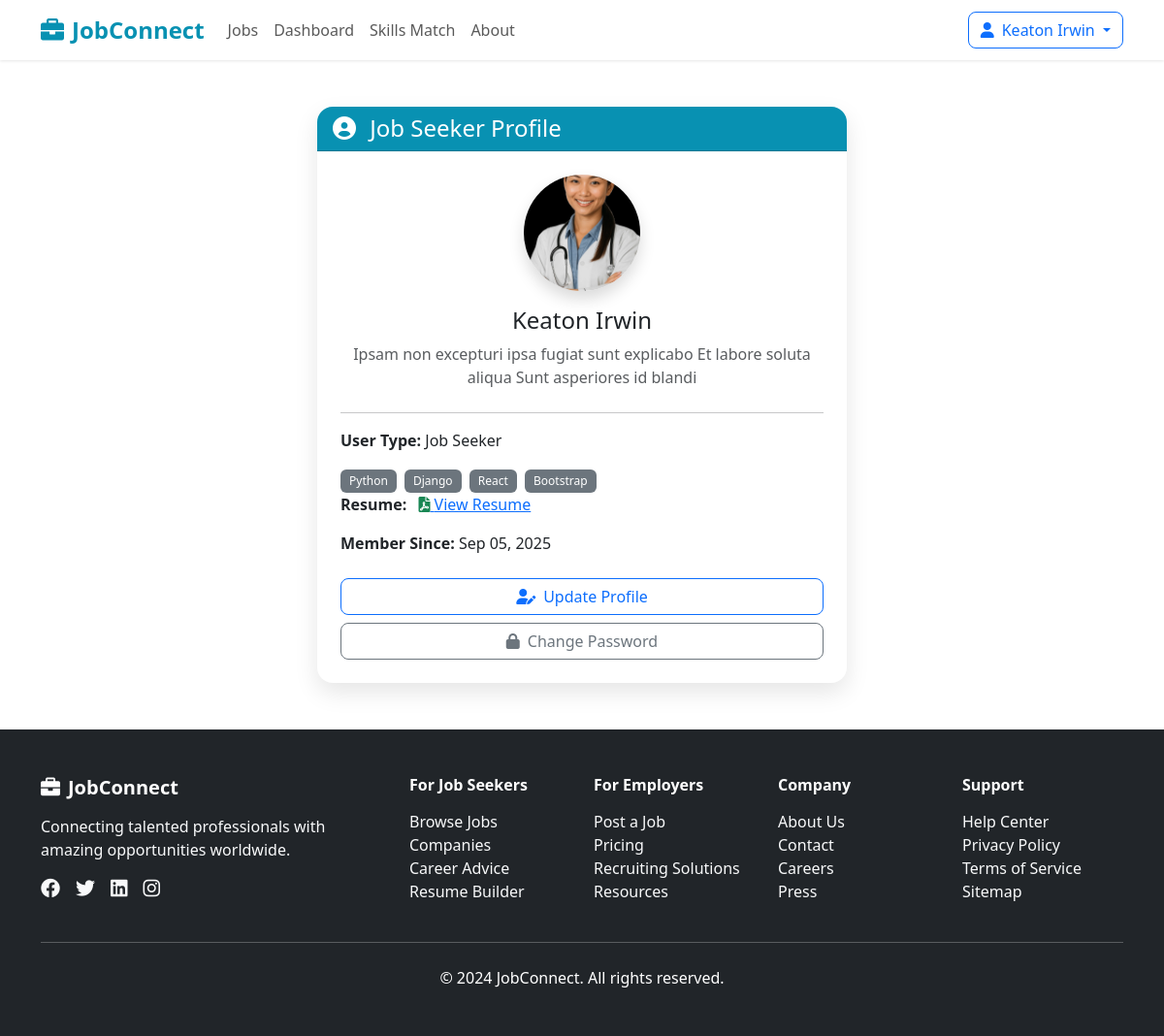
The app's page /profile/ (signed in) with its own data.
### app/models.py (models this page shows, shortened)
class CustomUser(AbstractUser):
     USER_CHOICES = (
        ('recruiter', 'Recruiter'),
        ('job_seeker', 'Job Seeker'),
      )
     user_type = models.CharField(max_length=20, choices=USER_CHOICES)
     display_name = models.CharField(max_length=100, null=True, blank=True)

class SeekerProfile(models.Model):
    user = models.OneToOneField(CustomUser, on_delete=models.CASCADE,related_name='seeker_profile')
    full_name = models.CharField(max_length=100,null=True, blank=True)
    phone= models.CharField(max_length=15,null=True, blank=True)
    resume = models.FileField(upload_to='resumes/',null=True, blank=True)
    skills = models.TextField(null=True, blank=True)
    experience = models.IntegerField(null=True, blank=True)
    location = models.CharField(max_length=100,null=True, blank=True)
    profile_picture = models.ImageField(upload_to='profile_pics/',null=True, blank=True)
    created_at = models.DateTimeField(auto_now_add=True)
    updated_at = models.DateTimeField(auto_now=True)

### app/views.py (the view)
# urls.py: path('profile/', profile_view, name='profile'),
def profile_view(request):
    user = request.user
    if user.user_type == 'job_seeker':
        profile = user.seeker_profile
    else:
        profile = user.recruiter_profile
    skills_list = []
    if profile and getattr(profile, "skills", None):
        skills_list = [s.strip() for s in profile.skills.split(",") if s.strip()]
    return render(request, "profile.html", {
        "user": user,
        "profile": profile,
        "skills": skills_list,
    })

### app/templates/profile.html (shortened to what this page needs)
{% extends 'base.html' %}
{% load static %}
{% block content %}
<div class="container my-5">
    <div class="row justify-content-center">
        <div class="col-md-8 col-lg-6">
            <div class="card shadow-lg border-0 rounded-4">
                <div class="card-header bg-primary text-white rounded-top-4">
                    <h4 class="mb-0">
                        <i class="fas fa-user-circle me-2"></i>
                        {% if profile.user.user_type == 'recruiter' %} Recruiter Profile
                        {% else %} Job Seeker Profile {% endif %}
                    </h4>
                </div>
                <div class="card-body p-4">
                    <div class="text-center mb-4">
                        {% if profile.profile_picture %}
                            <img src="{{ profile.profile_picture.url }}" alt="Profile Picture"
                                 class="rounded-circle shadow" style="width: 120px; height: 120px; object-fit: cover;">
                        {% else %}
                            <img src="{% static 'img/default-avatar.png' %}" alt="Default Avatar"
                                 class="rounded-circle shadow" style="width: 120px; height: 120px; object-fit: cover;">
                        {% endif %}
                        <h4 class="mt-3">{{ user.display_name|default:user.username }}</h4>
                        <p class="text-muted mb-0">{{ profile.location|default:"Location not set" }}</p>
                    </div>
                    <hr>
                    <div class="mb-3">
                        <strong>User Type:</strong> {{ user.get_user_type_display }}
                    </div>
                    {% if user.user_type == 'job_seeker' %}
                        {% if skills %}
                              {% for skill in skills %}
                                  <span class="badge bg-secondary me-1">{{ skill|title }}</span>
                              {% endfor %}
                          {% else %}
                              <span class="text-muted">No skills added</span>
                          {% endif %}
                        <div class="mb-3">
                            <strong>Resume:</strong>
                            {% if profile.resume %}
                                <a href="{{ profile.resume.url }}" target="_blank" class="ms-2">
                                    <i class="fas fa-file-pdf text-success"></i> View Resume
                                </a>
                            {% else %}
                                <span class="text-warning ms-2"><i class="fas fa-exclamation-triangle"></i> Not uploaded</span>
                            {% endif %}
                        </div>
                    {% endif %}
                    <div class="mb-3">
                        <strong>Member Since:</strong> {{ profile.created_at|date:"M d, Y" }}
                    </div>
                    <div class="d-grid gap-2 mt-4">
                        <a href="{% url 'update_profile' %}" class="btn btn-outline-primary">
                            <i class="fas fa-user-edit me-2"></i>Update Profile
                        </a>
                        <a href="{% url 'password_change' %}" class="btn btn-outline-secondary">
                            <i class="fas fa-lock me-2"></i>Change Password
                        </a>
                    </div>
                </div>
            </div>
        </div>
    </div>
</div>
{% endblock %}

### app/templates/base.html (shortened to what this page needs)
{% load static %}
<!DOCTYPE html>
<html lang="en">
<head>
    <link href="https://cdn.jsdelivr.net/npm/bootstrap@5.3.0/dist/css/bootstrap.min.css" rel="stylesheet">
    <link href="https://cdnjs.cloudflare.com/ajax/libs/font-awesome/6.0.0/css/all.min.css" rel="stylesheet">
    <link href="{% static 'styles.css' %}" rel="stylesheet">
</head>
<body>
    <nav class="navbar navbar-expand-lg navbar-light bg-white shadow-sm sticky-top">
        <div class="container">
            <a class="navbar-brand fw-bold text-primary" href="{% url 'home' %}">
                <i class="fas fa-briefcase me-2"></i>JobConnect
            </a>
            <div class="collapse navbar-collapse" id="navbarNav">
                <ul class="navbar-nav me-auto">
                    <li class="nav-item">
                        <a class="nav-link" href="{% url 'job_list' %}">Jobs</a>
                    </li>
                    {% if request.user.is_authenticated %}
                    <li class="nav-item">
                        <a class="nav-link" href="{% url 'dashboard' %}">Dashboard</a>
                    </li>
                    {% endif %}
                    {% if request.user.is_authenticated %}
                    <li class="nav-item">
                        <a class="nav-link" href="{% url 'skill_match' %}">Skills Match</a>
                    </li>
                    {% endif %}
                    <li class="nav-item">
                        <a class="nav-link" href="about.html">About</a>
                    </li>
                </ul>
                {% if request.user.is_authenticated %}
                    <div class="dropdown">
                    <a class="btn btn-outline-primary dropdown-toggle" href="#" role="button" data-bs-toggle="dropdown">
                        <i class="fas fa-user me-2"></i>{{ request.user.display_name }}
                    </a>
                </div>
                {% else %}
                    <div class="d-flex gap-2">
                        <a href="{% url 'login' %}" class="btn btn-outline-primary">Login</a>
                    </div>
                {% endif %}
            </div>
        </div>
    </nav>
    <main >
            {% block content %}
            {% endblock content %}
    </main>
    <footer class="bg-dark text-white py-5">
        <div class="container">
            <div class="row g-4">
                <div class="col-lg-4">
                    <h5 class="fw-bold mb-3">
                        <i class="fas fa-briefcase me-2"></i>JobConnect
                    </h5>
                    <p class="text-light">Connecting talented professionals with amazing opportunities worldwide.</p>
                    <div class="d-flex gap-3">
                        <a href="#" class="text-light"><i class="fab fa-facebook fa-lg"></i></a>
                        <a href="#" class="text-light"><i class="fab fa-twitter fa-lg"></i></a>
                        <a href="#" class="text-light"><i class="fab fa-linkedin fa-lg"></i></a>
                        <a href="#" class="text-light"><i class="fab fa-instagram fa-lg"></i></a>
                    </div>
                </div>
                <div class="col-lg-2 col-md-6">
                    <h6 class="fw-bold mb-3">For Job Seekers</h6>
                    <ul class="list-unstyled">
                        <li><a href="browse-jobs.html" class="text-light text-decoration-none">Browse Jobs</a></li>
                        <li><a href="companies.html" class="text-light text-decoration-none">Companies</a></li>
                        <li><a href="career-advice.html" class="text-light text-decoration-none">Career Advice</a></li>
                        <li><a href="resume-builder.html" class="text-light text-decoration-none">Resume Builder</a></li>
                    </ul>
                </div>
                <div class="col-lg-2 col-md-6">
                    <h6 class="fw-bold mb-3">For Employers</h6>
                    <ul class="list-unstyled">
                        <li><a href="post-job.html" class="text-light text-decoration-none">Post a Job</a></li>
                        <li><a href="pricing.html" class="text-light text-decoration-none">Pricing</a></li>
                        <li><a href="recruiting-solutions.html" class="text-light text-decoration-none">Recruiting Solutions</a></li>
                        <li><a href="employer-resources.html" class="text-light text-decoration-none">Resources</a></li>
                    </ul>
                </div>
                <div class="col-lg-2 col-md-6">
                    <h6 class="fw-bold mb-3">Company</h6>
                    <ul class="list-unstyled">
                        <li><a href="about.html" class="text-light text-decoration-none">About Us</a></li>
                        <li><a href="contact.html" class="text-light text-decoration-none">Contact</a></li>
                        <li><a href="careers.html" class="text-light text-decoration-none">Careers</a></li>
                        <li><a href="press.html" class="text-light text-decoration-none">Press</a></li>
                    </ul>
                </div>
                <div class="col-lg-2 col-md-6">
                    <h6 class="fw-bold mb-3">Support</h6>
                    <ul class="list-unstyled">
                        <li><a href="help.html" class="text-light text-decoration-none">Help Center</a></li>
                        <li><a href="privacy.html" class="text-light text-decoration-none">Privacy Policy</a></li>
                        <li><a href="terms.html" class="text-light text-decoration-none">Terms of Service</a></li>
                        <li><a href="sitemap.html" class="text-light text-decoration-none">Sitemap</a></li>
                    </ul>
                </div>
            </div>
            <hr class="my-4">
            <div class="text-center">
                <p class="mb-0">&copy; 2024 JobConnect. All rights reserved.</p>
            </div>
        </div>
    </footer>
</body>
</html>

### app/static/styles.css (style rules this page uses)
:root { --primary-color: #0891b2; --accent-color: #4f46e5; --success-color: #059669; --warning-color: #d97706; --danger-color: #dc2626; --dark-color: #1f2937; --light-color: #f8fafc; --muted-color: #6b7280; }
.text-primary { color: var(--primary-color) !important; }
.bg-primary { background-color: var(--primary-color) !important; }
.navbar-brand { font-size: 1.5rem; }
.card { border-radius: 12px; }
.btn { border-radius: 8px; font-weight: 500; }
.badge { font-weight: 500; padding: 0.5em 0.75em; }
.shadow-sm { box-shadow: 0 1px 3px rgba(0, 0, 0, 0.1) !important; }
.shadow-lg { box-shadow: 0 10px 25px rgba(0, 0, 0, 0.1) !important; }

### records on screen
CustomUser: user.display_name "Keaton Irwin", display_name "Keaton Irwin", user_type "Job Seeker"
SeekerProfile: profile_picture (picture), location "Ipsam non excepturi ipsa fugiat sunt explicabo Et labore soluta aliqua Sunt asperiores id blandi", created_at "Sep 05, 2025"

### other values on screen
{{ skill|title }} "Python" "Django" "React" "Bootstrap"
